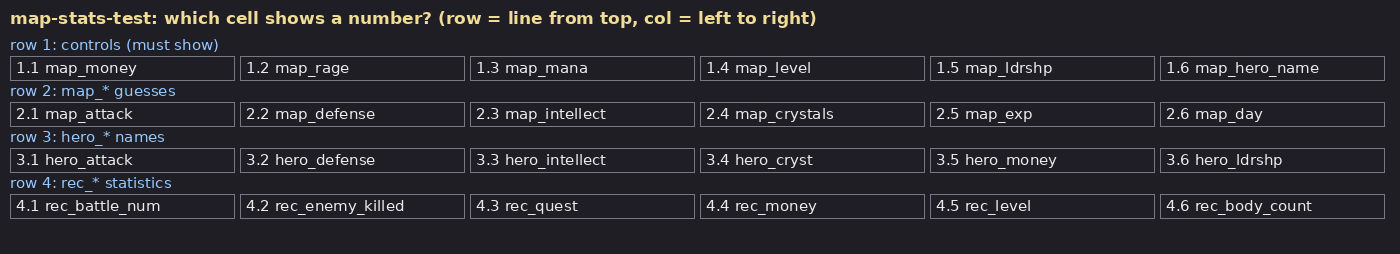
#> input picture mods/map-stats-test/key.png, 1400 x 254 px
$ python panel3.py ../../map-stats-test/key.png ../../map-stats-test/key.png
#> lines starting #> are read from the running program, lines starting #| are printed output that depends on the picture
import sys, numpy as np
from PIL import Image, ImageDraw
src, outdir = sys.argv[1], sys.argv[2]
rng = np.random.default_rng(7)
Oi = Image.open(src).convert("RGBA"); O = np.array(Oi).astype(np.float32)
H, NW = 250, 3360
L_END, C0, C1 = 240, 244, 1240
CX = 1182
IVY0, ROWCUT = 1170, 141                # banner/ivy of the right pillar (above wall) travels with the right block
cw = C1 - C0
R0X = NW - (1680 - 1257)
SLOT_Y0, SLOT_Y1 = 136, 236
W = O[:, 800:1040]
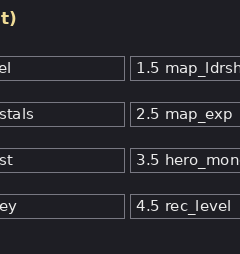
#> W: shape (254, 240, 4) float32; mean R, G, B, A 37.6, 37.6, 43.5, 255
def mirror_tile(s, width, off=0):
    p = np.concatenate([s, s[:, ::-1]], axis=1); return p[:, (np.arange(width)+off) % p.shape[1]]
strip = O[:, 1045:1055]; mean = strip.mean(axis=1)
#> after `mean = strip.mean(axis=1)`: mean = 254 rows, first 6: [30, 30, 36, 255], [30, 30, 36, 255], [30, 30, 36, 255], [30, 30, 36, 255], [30, 30, 36, 255], [30, 30, 36, 255]
sm = np.stack([mean[max(0, y-4):y+5].mean(axis=0) for y in range(H)])
#> sm = 250 rows, first 6: [30, 30, 36, 255], [30, 30, 36, 255], [30, 30, 36, 255], [30, 30, 36, 255], [30, 30, 36, 255], [30, 30, 36, 255]
def filler(width, off):
    f = mirror_tile(W, width, off).copy()
    for y in range(SLOT_Y0, SLOT_Y1):
        j = np.repeat(rng.integers(0, strip.shape[1], (width+1)//2), 2)[:width]
        f[y] = sm[y] + (strip[y, j] - mean[y]); f[y, :, 3] = 255
    return f
out = np.zeros((H, NW, 4), np.float32)
#> (the run stopped early here; a loop or call above may not have finished)
